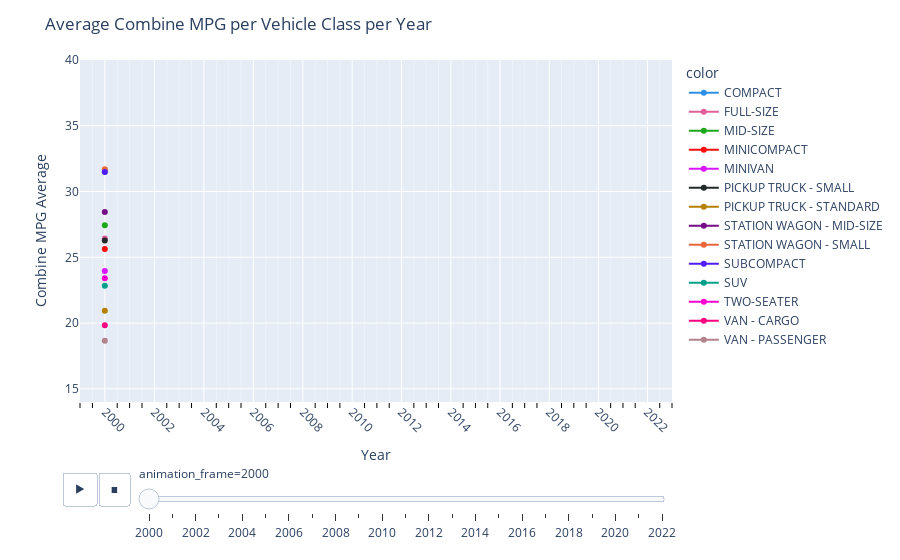

The cell this chart's notebook holds for it:
### Code cell
Year = [x[0] for x in data_to_display.index]
CombineMPG = data_to_display['COMB (mpg)']['mean'].values.tolist()
VehicleClass = [x[1] for x in data_to_display.index]


fig = px.line(x=Year,
              y=CombineMPG, 
              color=VehicleClass,
              markers=True,
              color_discrete_sequence=px.colors.qualitative.Dark24,
              animation_frame=Year, 
              animation_group=VehicleClass,
              log_x=True, 
              range_x=[1999,2023], 
              range_y=[14,40]
              )

fig.update_layout(title='Average Combine MPG per Vehicle Class per Year',
                  xaxis_title='Year',
                  yaxis_title='Combine MPG Average',
                  )
#fig.update_xaxes(tickvals=Year, tickangle=45)
fig.update_xaxes(tickangle=45,minor=dict(ticklen=5, tickcolor="black", showgrid=True))
                 
fig.show()

### Figure 1 — Plotly figure (JSON) as saved in the notebook; plotly's stock layout.template omitted (floating-point values rounded to 4 significant figures)
{"data": [{"hovertemplate": "color=COMPACT<br>animation_frame=2000<br>x=%{x}<br>y=%{y}<extra></extra>", "ids": ["COMPACT"], "legendgroup": "COMPACT", "line": {"color": "#2E91E5", "dash": "solid"}, "marker": {"symbol": "circle"}, "mode": "markers+lines", "name": "COMPACT", "orientation": "v", "showlegend": true, "type": "scatter", "x": [2000], "xaxis": "x", "y": [31.5], "yaxis": "y"}, {"hovertemplate": "color=FULL-SIZE<br>animation_frame=2000<br>x=%{x}<br>y=%{y}<extra></extra>", "ids": ["FULL-SIZE"], "legendgroup": "FULL-SIZE", "line": {"color": "#E15F99", "dash": "solid"}, "marker": {"symbol": "circle"}, "mode": "markers+lines", "name": "FULL-SIZE", "orientation": "v", "showlegend": true, "type": "scatter", "x": [2000], "xaxis": "x", "y": [26.43], "yaxis": "y"}, {"hovertemplate": "color=MID-SIZE<br>animation_frame=2000<br>x=%{x}<br>y=%{y}<extra></extra>", "ids": ["MID-SIZE"], "legendgroup": "MID-SIZE", "line": {"color": "#1CA71C", "dash": "solid"}, "marker": {"symbol": "circle"}, "mode": "markers+lines", "name": "MID-SIZE", "orientation": "v", "showlegend": true, "type": "scatter", "x": [2000], "xaxis": "x", "y": [27.44], "yaxis": "y"}, {"hovertemplate": "color=MINICOMPACT<br>animation_frame=2000<br>x=%{x}<br>y=%{y}<extra></extra>", "ids": ["MINICOMPACT"], "legendgroup": "MINICOMPACT", "line": {"color": "#FB0D0D", "dash": "solid"}, "marker": {"symbol": "circle"}, "mode": "markers+lines", "name": "MINICOMPACT", "orientation": "v", "showlegend": true, "type": "scatter", "x": [2000], "xaxis": "x", "y": [25.64], "yaxis": "y"}, {"hovertemplate": "color=MINIVAN<br>animation_frame=2000<br>x=%{x}<br>y=%{y}<extra></extra>", "ids": ["MINIVAN"], "legendgroup": "MINIVAN", "line": {"color": "#DA16FF", "dash": "solid"}, "marker": {"symbol": "circle"}, "mode": "markers+lines", "name": "MINIVAN", "orientation": "v", "showlegend": true, "type": "scatter", "x": [2000], "xaxis": "x", "y": [23.96], "yaxis": "y"}, {"hovertemplate": "color=PICKUP TRUCK - SMALL<br>animation_frame=2000<br>x=%{x}<br>y=%{y}<extra></extra>", "ids": ["PICKUP TRUCK - SMALL"], "legendgroup": "PICKUP TRUCK - SMALL", "line": {"color": "#222A2A", "dash": "solid"}, "marker": {"symbol": "circle"}, "mode": "markers+lines", "name": "PICKUP TRUCK - SMALL", "orientation": "v", "showlegend": true, "type": "scatter", "x": [2000], "xaxis": "x", "y": [26.27], "yaxis": "y"}, {"hovertemplate": "color=PICKUP TRUCK - STANDARD<br>animation_frame=2000<br>x=%{x}<br>y=%{y}<extra></extra>", "ids": ["PICKUP TRUCK - STANDARD"], "legendgroup": "PICKUP TRUCK - STANDARD", "line": {"color": "#B68100", "dash": "solid"}, "marker": {"symbol": "circle"}, "mode": "markers+lines", "name": "PICKUP TRUCK - STANDARD", "orientation": "v", "showlegend": true, "type": "scatter", "x": [2000], "xaxis": "x", "y": [20.95], "yaxis": "y"}, {"hovertemplate": "color=STATION WAGON - MID-SIZE<br>animation_frame=2000<br>x=%{x}<br>y=%{y}<extra></extra>", "ids": ["STATION WAGON - MID-SIZE"], "legendgroup": "STATION WAGON - MID-SIZE", "line": {"color": "#750D86", "dash": "solid"}, "marker": {"symbol": "circle"}, "mode": "markers+lines", "name": "STATION WAGON - MID-SIZE", "orientation": "v", "showlegend": true, "type": "scatter", "x": [2000], "xaxis": "x", "y": [28.44], "yaxis": "y"}, {"hovertemplate": "color=STATION WAGON - SMALL<br>animation_frame=2000<br>x=%{x}<br>y=%{y}<extra></extra>", "ids": ["STATION WAGON - SMALL"], "legendgroup": "STATION WAGON - SMALL", "line": {"color": "#EB663B", "dash": "solid"}, "marker": {"symbol": "circle"}, "mode": "markers+lines", "name": "STATION WAGON - SMALL", "orientation": "v", "showlegend": true, "type": "scatter", "x": [2000], "xaxis": "x", "y": [31.69], "yaxis": "y"}, {"hovertemplate": "color=SUBCOMPACT<br>animation_frame=2000<br>x=%{x}<br>y=%{y}<extra></extra>", "ids": ["SUBCOMPACT"], "legendgroup": "SUBCOMPACT", "line": {"color": "#511CFB", "dash": "solid"}, "marker": {"symbol": "circle"}, "mode": "markers+lines", "name": "SUBCOMPACT", "orientation": "v", "showlegend": true, "type": "scatter", "x": [2000], "xaxis": "x", "y": [31.48], "yaxis": "y"}, {"hovertemplate": "color=SUV<br>animation_frame=2000<br>x=%{x}<br>y=%{y}<extra></extra>", "ids": ["SUV"], "legendgroup": "SUV", "line": {"color": "#00A08B", "dash": "solid"}, "marker": {"symbol": "circle"}, "mode": "markers+lines", "name": "SUV", "orientation": "v", "showlegend": true, "type": "scatter", "x": [2000], "xaxis": "x", "y": [22.85], "yaxis": "y"}, {"hovertemplate": "color=TWO-SEATER<br>animation_frame=2000<br>x=%{x}<br>y=%{y}<extra></extra>", "ids": ["TWO-SEATER"], "legendgroup": "TWO-SEATER", "line": {"color": "#FB00D1", "dash": "solid"}, "marker": {"symbol": "circle"}, "mode": "markers+lines", "name": "TWO-SEATER", "orientation": "v", "showlegend": true, "type": "scatter", "x": [2000], "xaxis": "x", "y": [23.4], "yaxis": "y"}, {"hovertemplate": "color=VAN - CARGO<br>animation_frame=2000<br>x=%{x}<br>y=%{y}<extra></extra>", "ids": ["VAN - CARGO"], "legendgroup": "VAN - CARGO", "line": {"color": "#FC0080", "dash": "solid"}, "marker": {"symbol": "circle"}, "mode": "markers+lines", "name": "VAN - CARGO", "orientation": "v", "showlegend": true, "type": "scatter", "x": [2000], "xaxis": "x", "y": [19.83], "yaxis": "y"}, {"hovertemplate": "color=VAN - PASSENGER<br>animation_frame=2000<br>x=%{x}<br>y=%{y}<extra></extra>", "ids": ["VAN - PASSENGER"], "legendgroup": "VAN - PASSENGER", "line": {"color": "#B2828D", "dash": "solid"}, "marker": {"symbol": "circle"}, "mode": "markers+lines", "name": "VAN - PASSENGER", "orientation": "v", "showlegend": true, "type": "scatter", "x": [2000], "xaxis": "x", "y": [18.65], "yaxis": "y"}], "layout": {"legend": {"title": {"text": "color"}, "tracegroupgap": 0}, "margin": {"t": 60}, "sliders": [{"active": 0, "currentvalue": {"prefix": "animation_frame="}, "len": 0.9, "pad": {"b": 10, "t": 60}, "steps": [{"args": [["2000"], {"frame": {"duration": 0, "redraw": false}, "fromcurrent": true, "mode": "immediate", "transition": {"duration": 0, "easing": "linear"}}], "label": "2000", "method": "animate"}, {"args": [["2001"], {"frame": {"duration": 0, "redraw": false}, "fromcurrent": true, "mode": "immediate", "transition": {"duration": 0, "easing": "linear"}}], "label": "2001", "method": "animate"}, {"args": [["2002"], {"frame": {"duration": 0, "redraw": false}, "fromcurrent": true, "mode": "immediate", "transition": {"duration": 0, "easing": "linear"}}], "label": "2002", "method": "animate"}, {"args": [["2003"], {"frame": {"duration": 0, "redraw": false}, "fromcurrent": true, "mode": "immediate", "transition": {"duration": 0, "easing": "linear"}}], "label": "2003", "method": "animate"}, {"args": [["2004"], {"frame": {"duration": 0, "redraw": false}, "fromcurrent": true, "mode": "immediate", "transition": {"duration": 0, "easing": "linear"}}], "label": "2004", "method": "animate"}, {"args": [["2005"], {"frame": {"duration": 0, "redraw": false}, "fromcurrent": true, "mode": "immediate", "transition": {"duration": 0, "easing": "linear"}}], "label": "2005", "method": "animate"}, {"args": [["2006"], {"frame": {"duration": 0, "redraw": false}, "fromcurrent": true, "mode": "immediate", "transition": {"duration": 0, "easing": "linear"}}], "label": "2006", "method": "animate"}, {"args": [["2007"], {"frame": {"duration": 0, "redraw": false}, "fromcurrent": true, "mode": "immediate", "transition": {"duration": 0, "easing": "linear"}}], "label": "2007", "method": "animate"}, {"args": [["2008"], {"frame": {"duration": 0, "redraw": false}, "fromcurrent": true, "mode": "immediate", "transition": {"duration": 0, "easing": "linear"}}], "label": "2008", "method": "animate"}, {"args": [["2009"], {"frame": {"duration": 0, "redraw": false}, "fromcurrent": true, "mode": "immediate", "transition": {"duration": 0, "easing": "linear"}}], "label": "2009", "method": "animate"}, {"args": [["2010"], {"frame": {"duration": 0, "redraw": false}, "fromcurrent": true, "mode": "immediate", "transition": {"duration": 0, "easing": "linear"}}], "label": "2010", "method": "animate"}, {"args": [["2011"], {"frame": {"duration": 0, "redraw": false}, "fromcurrent": true, "mode": "immediate", "transition": {"duration": 0, "easing": "linear"}}], "label": "2011", "method": "animate"}, {"args": [["2012"], {"frame": {"duration": 0, "redraw": false}, "fromcurrent": true, "mode": "immediate", "transition": {"duration": 0, "easing": "linear"}}], "label": "2012", "method": "animate"}, {"args": [["2013"], {"frame": {"duration": 0, "redraw": false}, "fromcurrent": true, "mode": "immediate", "transition": {"duration": 0, "easing": "linear"}}], "label": "2013", "method": "animate"}, {"args": [["2014"], {"frame": {"duration": 0, "redraw": false}, "fromcurrent": true, "mode": "immediate", "transition": {"duration": 0, "easing": "linear"}}], "label": "2014", "method": "animate"}, {"args": [["2015"], {"frame": {"duration": 0, "redraw": false}, "fromcurrent": true, "mode": "immediate", "transition": {"duration": 0, "easing": "linear"}}], "label": "2015", "method": "animate"}, {"args": [["2016"], {"frame": {"duration": 0, "redraw": false}, "fromcurrent": true, "mode": "immediate", "transition": {"duration": 0, "easing": "linear"}}], "label": "2016", "method": "animate"}, {"args": [["2017"], {"frame": {"duration": 0, "redraw": false}, "fromcurrent": true, "mode": "immediate", "transition": {"duration": 0, "easing": "linear"}}], "label": "2017", "method": "animate"}, {"args": [["2018"], {"frame": {"duration": 0, "redraw": false}, "fromcurrent": true, "mode": "immediate", "transition": {"duration": 0, "easing": "linear"}}], "label": "2018", "method": "animate"}, {"args": [["2019"], {"frame": {"duration": 0, "redraw": false}, "fromcurrent": true, "mode": "immediate", "transition": {"duration": 0, "easing": "linear"}}], "label": "2019", "method": "animate"}, {"args": [["2020"], {"frame": {"duration": 0, "redraw": false}, "fromcurrent": true, "mode": "immediate", "transition": {"duration": 0, "easing": "linear"}}], "label": "2020", "method": "animate"}, {"args": [["2021"], {"frame": {"duration": 0, "redraw": false}, "fromcurrent": true, "mode": "immediate", "transition": {"duration": 0, "easing": "linear"}}], "label": "2021", "method": "animate"}, {"args": [["2022"], {"frame": {"duration": 0, "redraw": false}, "fromcurrent": true, "mode": "immediate", "transition": {"duration": 0, "easing": "linear"}}], "label": "2022", "method": "animate"}], "x": 0.1, "xanchor": "left", "y": 0, "yanchor": "top"}], "title": {"text": "Average Combine MPG per Vehicle Class per Year"}, "updatemenus": [{"buttons": [{"args": [null, {"frame": {"duration": 500, "redraw": false}, "fromcurrent": true, "mode": "immediate", "transition": {"duration": 500, "easing": "linear"}}], "label": "&#9654;", "method": "animate"}, {"args": [[null], {"frame": {"duration": 0, "redraw": false}, "fromcurrent": true, "mode": "immediate", "transition": {"duration": 0, "easing": "linear"}}], "label": "&#9724;", "method": "animate"}], "direction": "left", "pad": {"r": 10, "t": 70}, "showactive": false, "type": "buttons", "x": 0.1, "xanchor": "right", "y": 0, "yanchor": "top"}], "xaxis": {"anchor": "y", "domain": [0, 1], "minor": {"showgrid": true, "tickcolor": "black", "ticklen": 5}, "range": [3.301, 3.306], "tickangle": 45, "title": {"text": "Year"}, "type": "log"}, "yaxis": {"anchor": "x", "domain": [0, 1], "range": [14, 40], "title": {"text": "Combine MPG Average"}}}}
